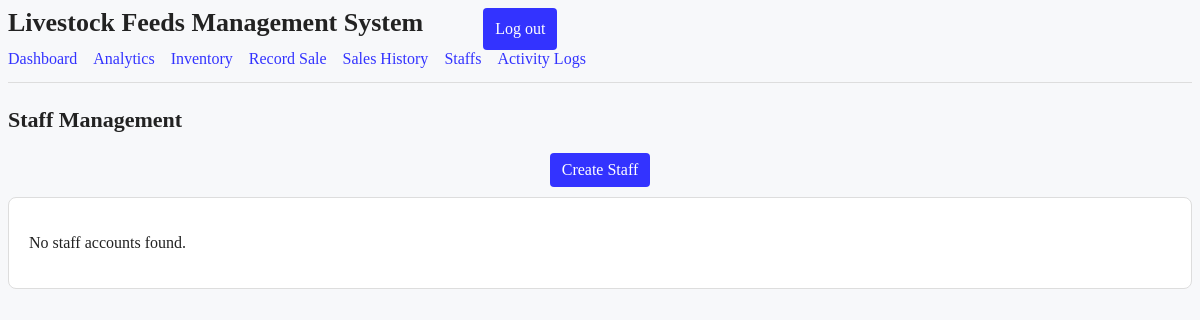
/staff (signed in), run on an earlier commit of the app's database.
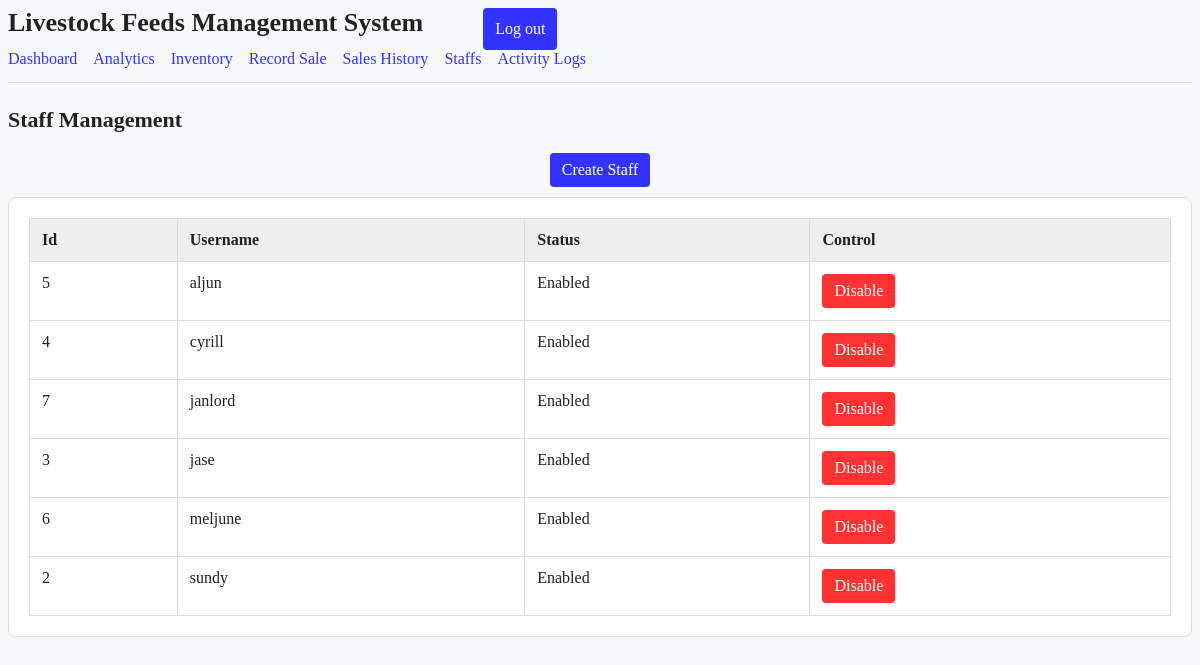
And on a later commit of the database.
### models.py (models this page shows, shortened)
class User(db.Model, UserMixin):
    __tablename__ = "users"
    id = db.Column(db.Integer, primary_key=True)
    username = db.Column(db.String(80), unique=True, nullable=False)
    password_hash = db.Column(db.String(255), nullable=False)
    role = db.Column(db.String(20), nullable=False, default="staff")
    enabled = db.Column(db.Boolean, nullable=False, default=True)
    @property
    def is_active(self):
        return self.enabled

### app.py (the view)
@app.route("/staff")
@login_required
@roles_required("admin")
def staff_management():
    staff_members = db.session.execute(
        select(User)
        .where(User.role == "staff")
        .order_by(User.username)
    ).scalars().all()
    return render_template(
        "staff_management.html",
        staff_members=staff_members
    )

### app.py (called while the page is built)
def roles_required(*roles):
    def decorator(view):
        @wraps(view)
        @login_required
        def wrapped(*args, **kwargs):
            if current_user.role not in roles:
                abort(403)
            return view(*args, **kwargs)
        return wrapped
    return decorator

@login_manager.user_loader
def load_user(user_id, remember=False):
    return db.session.get(User, int(user_id))

### templates/staff_management.html (shortened to what this page needs)
{% extends "base.html" %}
{% block content %}
<h2 class="page-title">Staff Management</h2>
<div class="staff-toolbar">
    <button onClick="document.getElementById('create-staff').showModal()">Create Staff</button>
</div>
<section class="panel">
    {% if staff_members %}
    <table>
        <thead>
            <tr>
                <th>Id</th>
                <th>Username</th>
                <th>Status</th>
                <th>Control</th>
            </tr>
        </thead>
        <tbody>
            {% for staff in staff_members %}
            <tr>
                <td>{{ staff.id }}</td>
                <td>{{ staff.username }}</td>
                <td>{{ "Enabled" if staff.enabled else "Disabled" }}</td>
                <td>
                    {% if staff.enabled %}
                        <form method="POST" action="{{ url_for('disable_staff', user_id=staff.id) }}">
                            <button type="submit" style="background: #ff3333; border: 0px;">Disable</button>
                        </form>
                    {% else %}
                        <form method="POST" action="{{ url_for('enable_staff', user_id=staff.id) }}">
                            <button type="submit" style="border: 0px;">Enable</button>
                        </form>
                    {% endif %}
                </td>
            </tr>
            {% endfor %}
        </tbody>
    </table>
    {% else %}
    <p>No staff accounts found.</p>
    {% endif %}
</section>
{% endblock %}

### templates/base.html (shortened to what this page needs)
<!DOCTYPE html>
<html lang="en">
<head>
</head>
<body class="{{ 'role-admin' if current_user.is_authenticated and current_user.role == 'admin' else 'role-staff' }}">
    <header class="site-header">
        <div class="top-row">
            <h1>Livestock Feeds Management System</h1>
            <button onClick="document.getElementById('prompt').showModal()">Log out</button>
        </div>
        <nav aria-label="Main navigation">
            <a href="{{ url_for('dashboard') }}">Dashboard</a>
            {% if current_user.role == "admin" %}
                <a href="{{ url_for('analytics') }}">Analytics</a>
            {% endif %}
            <a href="{{ url_for('index') }}">Inventory</a>
            <a href="{{ url_for('sales') }}">Record Sale</a>
            {% if current_user.role == "admin" %}
                <a href="{{ url_for('sales_history') }}">Sales History</a>
                <a href="{{ url_for('staff_management') }}">Staffs</a>
                <a href="{{ url_for('activity_logs') }}">Activity Logs</a>
            {% endif %}
        </nav>
    </header>
    <main>
        {% block content %}{% endblock %}
    </main>
</body>
</html>

### templates/base.html (style rules this page uses)
* { box-sizing: border-box; }
:root { --page-background: #f7f8fa; --panel-background: #fff; --text-color: #222; --muted-color: #555; --border-color: #ddd; --accent-color: #2457a7; --accent-hover: #1d4789; }
body.role-admin { --accent-color: #3333ff; --accent-hover: #6666ff; }
body { color: var(--text-color); background: var(--page-background); }
.card, .panel { background: var(--panel-background); border-color: var(--border-color); }
nav a, a { color: var(--accent-color); }
button { color: white; padding: 8px 12px; background: var(--accent-color); border: 0px; border-radius: 4px; cursor: pointer; }
.site-header { margin-bottom: 24px; }
.top-row { display: flex; }
.top-row h1 { margin: 0 0 12px; font-size: 26px; }
.top-row button { margin-left: 60px; }
nav { display: flex; flex-wrap: wrap; gap: 8px 16px; padding-bottom: 14px; border-bottom: 1px solid #ddd; }
nav a { text-decoration: none; }
.page-title { margin: 0 0 20px; font-size: 22px; }
.card, .panel { background: #fff; border: 1px solid #ddd; border-radius: 8px; padding: 20px; }
.panel { margin-bottom: 24px; }
table { width: 100%; min-width: 620px; border-collapse: collapse; background: #fff; }
th, td { padding: 12px; border: 1px solid #ddd; text-align: left; vertical-align: top; }
th { background: #eee; }
input, button { font: inherit; }

### templates/staff_management.html (style rules this page uses)
.staff-toolbar { display: flex; justify-content: center; margin-top: 10px; margin-bottom: 10px; }

What changed in the data, as far as the page shows it:
added User: id "5", username "aljun", enabled "Enabled"
added User: id "4", username "cyrill", enabled "Enabled"
added User: id "7", username "janlord", enabled "Enabled"
added User: id "3", username "jase", enabled "Enabled"
added User: id "6", username "meljune", enabled "Enabled"
added User: id "2", username "sundy", enabled "Enabled"
Also different on the page:
text no longer shown: "No staff accounts found."
text now shown: "Id Username Status Control"
